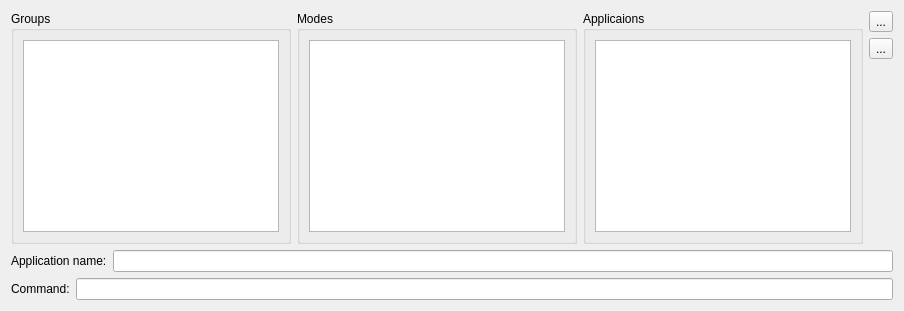
              <widget class="QWidget" name="tab_7">
               <attribute name="title">
                <string>Applications</string>
               </attribute>
               <layout class="QVBoxLayout" name="verticalLayout_6">
                <item>
                 <layout class="QHBoxLayout" name="horizontalLayout_17">
                  <item>
                   <widget class="QGroupBox" name="groupBox_3">
                    <property name="title">
                     <string>Groups</string>
                    </property>
                    <property name="flat">
                     <bool>true</bool>
                    </property>
                    <layout class="QHBoxLayout" name="horizontalLayout_13">
                     <item>
                      <widget class="ApplicationsSettingsList" name="applicatonsGroupsSelectonList"/>
                     </item>
                    </layout>
                   </widget>
                  </item>
                  <item>
                   <widget class="QGroupBox" name="groupBox_4">
                    <property name="title">
                     <string>Modes</string>
                    </property>
                    <property name="flat">
                     <bool>true</bool>
                    </property>
                    <layout class="QHBoxLayout" name="horizontalLayout_14">
                     <item>
                      <widget class="ApplicationsSettingsList" name="modesSelectionList"/>
                     </item>
                    </layout>
                   </widget>
                  </item>
                  <item>
                   <widget class="QGroupBox" name="groupBox_5">
                    <property name="title">
                     <string>Applicaions</string>
                    </property>
                    <property name="flat">
                     <bool>true</bool>
                    </property>
                    <layout class="QHBoxLayout" name="horizontalLayout_15">
                     <item>
                      <widget class="ApplicationsSettingsList" name="applicatonsList"/>
                     </item>
                    </layout>
                   </widget>
                  </item>
                  <item>
                   <layout class="QVBoxLayout" name="verticalLayout_4">
                    <item>
                     <widget class="QToolButton" name="toolButton_6">
                      <property name="text">
                       <string>...</string>
                      </property>
                      <property name="icon">
                       <iconset resource="images.qrc">
                        <normaloff>:/images/list-add.png</normaloff>:/images/list-add.png</iconset>
                      </property>
                     </widget>
                    </item>
                    <item>
                     <widget class="QToolButton" name="toolButton_7">
                      <property name="text">
                       <string>...</string>
                      </property>
                      <property name="icon">
                       <iconset resource="images.qrc">
                        <normaloff>:/images/list-remove.png</normaloff>:/images/list-remove.png</iconset>
                      </property>
                     </widget>
                    </item>
                    <item>
                     <spacer name="verticalSpacer_2">
                      <property name="orientation">
                       <enum>Qt::Vertical</enum>
                      </property>
                      <property name="sizeHint" stdset="0">
                       <size>
                        <width>20</width>
                        <height>40</height>
                       </size>
                      </property>
                     </spacer>
                    </item>
                   </layout>
                  </item>
                 </layout>
                </item>
                <item>
                 <layout class="QHBoxLayout" name="horizontalLayout_20">
                  <item>
                   <widget class="QLabel" name="label_9">
                    <property name="text">
                     <string>Application name:</string>
                    </property>
                   </widget>
                  </item>
                  <item>
                   <widget class="QLineEdit" name="applicationNameLE"/>
                  </item>
                 </layout>
                </item>
                <item>
                 <layout class="QHBoxLayout" name="horizontalLayout_21">
                  <item>
                   <widget class="QLabel" name="label_10">
                    <property name="text">
                     <string>Command:</string>
                    </property>
                   </widget>
                  </item>
                  <item>
                   <widget class="QLineEdit" name="applicatonCommandLE"/>
                  </item>
                 </layout>
                </item>
               </layout>
              </widget>
